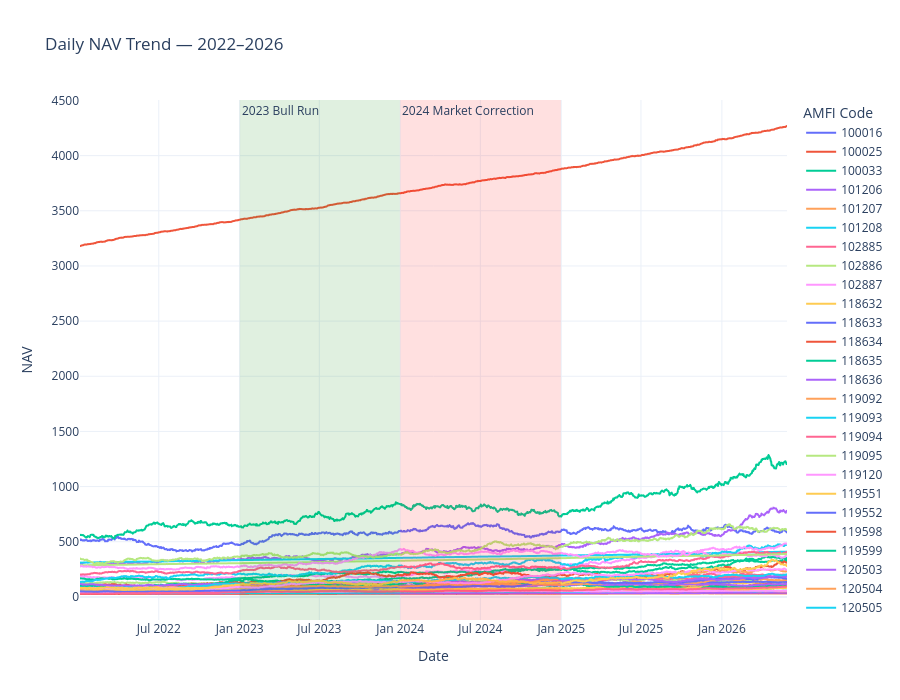

The notebook cell this image was saved under:
### Code cell
# ============================================================
# TASK 1 — HIGHLIGHT 2023 BULL RUN & 2024 CORRECTION
# ============================================================

fig = px.line(
    nav_history,
    x="date",
    y="nav",
    color="amfi_code",
    title="Daily NAV Trend — 2022–2026",
    labels={
        "date": "Date",
        "nav": "NAV",
        "amfi_code": "AMFI Code"
    }
)

# Highlight 2023 Bull Run
fig.add_vrect(
    x0="2023-01-01",
    x1="2023-12-31",
    annotation_text="2023 Bull Run",
    annotation_position="top left",
    fillcolor="green",
    opacity=0.12,
    line_width=0
)

# Highlight 2024 Market Correction
fig.add_vrect(
    x0="2024-01-01",
    x1="2024-12-31",
    annotation_text="2024 Market Correction",
    annotation_position="top left",
    fillcolor="red",
    opacity=0.12,
    line_width=0
)

fig.update_layout(
    template="plotly_white",
    height=700,
    hovermode="x unified",
    legend_title_text="AMFI Code"
)

fig.show()

### Figure 1 — Plotly figure (JSON) as saved in the notebook; plotly's stock layout.template omitted (floating-point values rounded to 4 significant figures; data arrays with more than 128 entries replaced by an {"elided": "..."} marker saying what was removed)
{"data": [{"hovertemplate": "AMFI Code=100016<br>Date=%{x}<br>NAV=%{y}<extra></extra>", "legendgroup": "100016", "line": {"color": "#636efa", "dash": "solid"}, "marker": {"symbol": "circle"}, "mode": "lines", "name": "100016", "showlegend": true, "type": "scattergl", "x": {"elided": "1150 str values"}, "xaxis": "x", "y": {"elided": "1150 float values"}, "yaxis": "y"}, {"hovertemplate": "AMFI Code=100025<br>Date=%{x}<br>NAV=%{y}<extra></extra>", "legendgroup": "100025", "line": {"color": "#EF553B", "dash": "solid"}, "marker": {"symbol": "circle"}, "mode": "lines", "name": "100025", "showlegend": true, "type": "scattergl", "x": {"elided": "1150 str values"}, "xaxis": "x", "y": {"elided": "1150 float values"}, "yaxis": "y"}, {"hovertemplate": "AMFI Code=100033<br>Date=%{x}<br>NAV=%{y}<extra></extra>", "legendgroup": "100033", "line": {"color": "#00cc96", "dash": "solid"}, "marker": {"symbol": "circle"}, "mode": "lines", "name": "100033", "showlegend": true, "type": "scattergl", "x": {"elided": "1150 str values"}, "xaxis": "x", "y": {"elided": "1150 float values"}, "yaxis": "y"}, {"hovertemplate": "AMFI Code=101206<br>Date=%{x}<br>NAV=%{y}<extra></extra>", "legendgroup": "101206", "line": {"color": "#ab63fa", "dash": "solid"}, "marker": {"symbol": "circle"}, "mode": "lines", "name": "101206", "showlegend": true, "type": "scattergl", "x": {"elided": "1150 str values"}, "xaxis": "x", "y": {"elided": "1150 float values"}, "yaxis": "y"}, {"hovertemplate": "AMFI Code=101207<br>Date=%{x}<br>NAV=%{y}<extra></extra>", "legendgroup": "101207", "line": {"color": "#FFA15A", "dash": "solid"}, "marker": {"symbol": "circle"}, "mode": "lines", "name": "101207", "showlegend": true, "type": "scattergl", "x": {"elided": "1150 str values"}, "xaxis": "x", "y": {"elided": "1150 float values"}, "yaxis": "y"}, {"hovertemplate": "AMFI Code=101208<br>Date=%{x}<br>NAV=%{y}<extra></extra>", "legendgroup": "101208", "line": {"color": "#19d3f3", "dash": "solid"}, "marker": {"symbol": "circle"}, "mode": "lines", "name": "101208", "showlegend": true, "type": "scattergl", "x": {"elided": "1150 str values"}, "xaxis": "x", "y": {"elided": "1150 float values"}, "yaxis": "y"}, {"hovertemplate": "AMFI Code=102885<br>Date=%{x}<br>NAV=%{y}<extra></extra>", "legendgroup": "102885", "line": {"color": "#FF6692", "dash": "solid"}, "marker": {"symbol": "circle"}, "mode": "lines", "name": "102885", "showlegend": true, "type": "scattergl", "x": {"elided": "1150 str values"}, "xaxis": "x", "y": {"elided": "1150 float values"}, "yaxis": "y"}, {"hovertemplate": "AMFI Code=102886<br>Date=%{x}<br>NAV=%{y}<extra></extra>", "legendgroup": "102886", "line": {"color": "#B6E880", "dash": "solid"}, "marker": {"symbol": "circle"}, "mode": "lines", "name": "102886", "showlegend": true, "type": "scattergl", "x": {"elided": "1150 str values"}, "xaxis": "x", "y": {"elided": "1150 float values"}, "yaxis": "y"}, {"hovertemplate": "AMFI Code=102887<br>Date=%{x}<br>NAV=%{y}<extra></extra>", "legendgroup": "102887", "line": {"color": "#FF97FF", "dash": "solid"}, "marker": {"symbol": "circle"}, "mode": "lines", "name": "102887", "showlegend": true, "type": "scattergl", "x": {"elided": "1150 str values"}, "xaxis": "x", "y": {"elided": "1150 float values"}, "yaxis": "y"}, {"hovertemplate": "AMFI Code=118632<br>Date=%{x}<br>NAV=%{y}<extra></extra>", "legendgroup": "118632", "line": {"color": "#FECB52", "dash": "solid"}, "marker": {"symbol": "circle"}, "mode": "lines", "name": "118632", "showlegend": true, "type": "scattergl", "x": {"elided": "1150 str values"}, "xaxis": "x", "y": {"elided": "1150 float values"}, "yaxis": "y"}, {"hovertemplate": "AMFI Code=118633<br>Date=%{x}<br>NAV=%{y}<extra></extra>", "legendgroup": "118633", "line": {"color": "#636efa", "dash": "solid"}, "marker": {"symbol": "circle"}, "mode": "lines", "name": "118633", "showlegend": true, "type": "scattergl", "x": {"elided": "1150 str values"}, "xaxis": "x", "y": {"elided": "1150 float values"}, "yaxis": "y"}, {"hovertemplate": "AMFI Code=118634<br>Date=%{x}<br>NAV=%{y}<extra></extra>", "legendgroup": "118634", "line": {"color": "#EF553B", "dash": "solid"}, "marker": {"symbol": "circle"}, "mode": "lines", "name": "118634", "showlegend": true, "type": "scattergl", "x": {"elided": "1150 str values"}, "xaxis": "x", "y": {"elided": "1150 float values"}, "yaxis": "y"}, {"hovertemplate": "AMFI Code=118635<br>Date=%{x}<br>NAV=%{y}<extra></extra>", "legendgroup": "118635", "line": {"color": "#00cc96", "dash": "solid"}, "marker": {"symbol": "circle"}, "mode": "lines", "name": "118635", "showlegend": true, "type": "scattergl", "x": {"elided": "1150 str values"}, "xaxis": "x", "y": {"elided": "1150 float values"}, "yaxis": "y"}, {"hovertemplate": "AMFI Code=118636<br>Date=%{x}<br>NAV=%{y}<extra></extra>", "legendgroup": "118636", "line": {"color": "#ab63fa", "dash": "solid"}, "marker": {"symbol": "circle"}, "mode": "lines", "name": "118636", "showlegend": true, "type": "scattergl", "x": {"elided": "1150 str values"}, "xaxis": "x", "y": {"elided": "1150 float values"}, "yaxis": "y"}, {"hovertemplate": "AMFI Code=119092<br>Date=%{x}<br>NAV=%{y}<extra></extra>", "legendgroup": "119092", "line": {"color": "#FFA15A", "dash": "solid"}, "marker": {"symbol": "circle"}, "mode": "lines", "name": "119092", "showlegend": true, "type": "scattergl", "x": {"elided": "1150 str values"}, "xaxis": "x", "y": {"elided": "1150 float values"}, "yaxis": "y"}, {"hovertemplate": "AMFI Code=119093<br>Date=%{x}<br>NAV=%{y}<extra></extra>", "legendgroup": "119093", "line": {"color": "#19d3f3", "dash": "solid"}, "marker": {"symbol": "circle"}, "mode": "lines", "name": "119093", "showlegend": true, "type": "scattergl", "x": {"elided": "1150 str values"}, "xaxis": "x", "y": {"elided": "1150 float values"}, "yaxis": "y"}, {"hovertemplate": "AMFI Code=119094<br>Date=%{x}<br>NAV=%{y}<extra></extra>", "legendgroup": "119094", "line": {"color": "#FF6692", "dash": "solid"}, "marker": {"symbol": "circle"}, "mode": "lines", "name": "119094", "showlegend": true, "type": "scattergl", "x": {"elided": "1150 str values"}, "xaxis": "x", "y": {"elided": "1150 float values"}, "yaxis": "y"}, {"hovertemplate": "AMFI Code=119095<br>Date=%{x}<br>NAV=%{y}<extra></extra>", "legendgroup": "119095", "line": {"color": "#B6E880", "dash": "solid"}, "marker": {"symbol": "circle"}, "mode": "lines", "name": "119095", "showlegend": true, "type": "scattergl", "x": {"elided": "1150 str values"}, "xaxis": "x", "y": {"elided": "1150 float values"}, "yaxis": "y"}, {"hovertemplate": "AMFI Code=119120<br>Date=%{x}<br>NAV=%{y}<extra></extra>", "legendgroup": "119120", "line": {"color": "#FF97FF", "dash": "solid"}, "marker": {"symbol": "circle"}, "mode": "lines", "name": "119120", "showlegend": true, "type": "scattergl", "x": {"elided": "1150 str values"}, "xaxis": "x", "y": {"elided": "1150 float values"}, "yaxis": "y"}, {"hovertemplate": "AMFI Code=119551<br>Date=%{x}<br>NAV=%{y}<extra></extra>", "legendgroup": "119551", "line": {"color": "#FECB52", "dash": "solid"}, "marker": {"symbol": "circle"}, "mode": "lines", "name": "119551", "showlegend": true, "type": "scattergl", "x": {"elided": "1150 str values"}, "xaxis": "x", "y": {"elided": "1150 float values"}, "yaxis": "y"}, {"hovertemplate": "AMFI Code=119552<br>Date=%{x}<br>NAV=%{y}<extra></extra>", "legendgroup": "119552", "line": {"color": "#636efa", "dash": "solid"}, "marker": {"symbol": "circle"}, "mode": "lines", "name": "119552", "showlegend": true, "type": "scattergl", "x": {"elided": "1150 str values"}, "xaxis": "x", "y": {"elided": "1150 float values"}, "yaxis": "y"}, {"hovertemplate": "AMFI Code=119598<br>Date=%{x}<br>NAV=%{y}<extra></extra>", "legendgroup": "119598", "line": {"color": "#EF553B", "dash": "solid"}, "marker": {"symbol": "circle"}, "mode": "lines", "name": "119598", "showlegend": true, "type": "scattergl", "x": {"elided": "1150 str values"}, "xaxis": "x", "y": {"elided": "1150 float values"}, "yaxis": "y"}, {"hovertemplate": "AMFI Code=119599<br>Date=%{x}<br>NAV=%{y}<extra></extra>", "legendgroup": "119599", "line": {"color": "#00cc96", "dash": "solid"}, "marker": {"symbol": "circle"}, "mode": "lines", "name": "119599", "showlegend": true, "type": "scattergl", "x": {"elided": "1150 str values"}, "xaxis": "x", "y": {"elided": "1150 float values"}, "yaxis": "y"}, {"hovertemplate": "AMFI Code=120503<br>Date=%{x}<br>NAV=%{y}<extra></extra>", "legendgroup": "120503", "line": {"color": "#ab63fa", "dash": "solid"}, "marker": {"symbol": "circle"}, "mode": "lines", "name": "120503", "showlegend": true, "type": "scattergl", "x": {"elided": "1150 str values"}, "xaxis": "x", "y": {"elided": "1150 float values"}, "yaxis": "y"}, {"hovertemplate": "AMFI Code=120504<br>Date=%{x}<br>NAV=%{y}<extra></extra>", "legendgroup": "120504", "line": {"color": "#FFA15A", "dash": "solid"}, "marker": {"symbol": "circle"}, "mode": "lines", "name": "120504", "showlegend": true, "type": "scattergl", "x": {"elided": "1150 str values"}, "xaxis": "x", "y": {"elided": "1150 float values"}, "yaxis": "y"}, {"hovertemplate": "AMFI Code=120505<br>Date=%{x}<br>NAV=%{y}<extra></extra>", "legendgroup": "120505", "line": {"color": "#19d3f3", "dash": "solid"}, "marker": {"symbol": "circle"}, "mode": "lines", "name": "120505", "showlegend": true, "type": "scattergl", "x": {"elided": "1150 str values"}, "xaxis": "x", "y": {"elided": "1150 float values"}, "yaxis": "y"}, {"hovertemplate": "AMFI Code=120506<br>Date=%{x}<br>NAV=%{y}<extra></extra>", "legendgroup": "120506", "line": {"color": "#FF6692", "dash": "solid"}, "marker": {"symbol": "circle"}, "mode": "lines", "name": "120506", "showlegend": true, "type": "scattergl", "x": {"elided": "1150 str values"}, "xaxis": "x", "y": {"elided": "1150 float values"}, "yaxis": "y"}, {"hovertemplate": "AMFI Code=120507<br>Date=%{x}<br>NAV=%{y}<extra></extra>", "legendgroup": "120507", "line": {"color": "#B6E880", "dash": "solid"}, "marker": {"symbol": "circle"}, "mode": "lines", "name": "120507", "showlegend": true, "type": "scattergl", "x": {"elided": "1150 str values"}, "xaxis": "x", "y": {"elided": "1150 float values"}, "yaxis": "y"}, {"hovertemplate": "AMFI Code=120841<br>Date=%{x}<br>NAV=%{y}<extra></extra>", "legendgroup": "120841", "line": {"color": "#FF97FF", "dash": "solid"}, "marker": {"symbol": "circle"}, "mode": "lines", "name": "120841", "showlegend": true, "type": "scattergl", "x": {"elided": "1150 str values"}, "xaxis": "x", "y": {"elided": "1150 float values"}, "yaxis": "y"}, {"hovertemplate": "AMFI Code=120842<br>Date=%{x}<br>NAV=%{y}<extra></extra>", "legendgroup": "120842", "line": {"color": "#FECB52", "dash": "solid"}, "marker": {"symbol": "circle"}, "mode": "lines", "name": "120842", "showlegend": true, "type": "scattergl", "x": {"elided": "1150 str values"}, "xaxis": "x", "y": {"elided": "1150 float values"}, "yaxis": "y"}, {"hovertemplate": "AMFI Code=120843<br>Date=%{x}<br>NAV=%{y}<extra></extra>", "legendgroup": "120843", "line": {"color": "#636efa", "dash": "solid"}, "marker": {"symbol": "circle"}, "mode": "lines", "name": "120843", "showlegend": true, "type": "scattergl", "x": {"elided": "1150 str values"}, "xaxis": "x", "y": {"elided": "1150 float values"}, "yaxis": "y"}, {"hovertemplate": "AMFI Code=120844<br>Date=%{x}<br>NAV=%{y}<extra></extra>", "legendgroup": "120844", "line": {"color": "#EF553B", "dash": "solid"}, "marker": {"symbol": "circle"}, "mode": "lines", "name": "120844", "showlegend": true, "type": "scattergl", "x": {"elided": "1150 str values"}, "xaxis": "x", "y": {"elided": "1150 float values"}, "yaxis": "y"}, {"hovertemplate": "AMFI Code=125497<br>Date=%{x}<br>NAV=%{y}<extra></extra>", "legendgroup": "125497", "line": {"color": "#00cc96", "dash": "solid"}, "marker": {"symbol": "circle"}, "mode": "lines", "name": "125497", "showlegend": true, "type": "scattergl", "x": {"elided": "1150 str values"}, "xaxis": "x", "y": {"elided": "1150 float values"}, "yaxis": "y"}, {"hovertemplate": "AMFI Code=125498<br>Date=%{x}<br>NAV=%{y}<extra></extra>", "legendgroup": "125498", "line": {"color": "#ab63fa", "dash": "solid"}, "marker": {"symbol": "circle"}, "mode": "lines", "name": "125498", "showlegend": true, "type": "scattergl", "x": {"elided": "1150 str values"}, "xaxis": "x", "y": {"elided": "1150 float values"}, "yaxis": "y"}, {"hovertemplate": "AMFI Code=148567<br>Date=%{x}<br>NAV=%{y}<extra></extra>", "legendgroup": "148567", "line": {"color": "#FFA15A", "dash": "solid"}, "marker": {"symbol": "circle"}, "mode": "lines", "name": "148567", "showlegend": true, "type": "scattergl", "x": {"elided": "1150 str values"}, "xaxis": "x", "y": {"elided": "1150 float values"}, "yaxis": "y"}, {"hovertemplate": "AMFI Code=148568<br>Date=%{x}<br>NAV=%{y}<extra></extra>", "legendgroup": "148568", "line": {"color": "#19d3f3", "dash": "solid"}, "marker": {"symbol": "circle"}, "mode": "lines", "name": "148568", "showlegend": true, "type": "scattergl", "x": {"elided": "1150 str values"}, "xaxis": "x", "y": {"elided": "1150 float values"}, "yaxis": "y"}, {"hovertemplate": "AMFI Code=148569<br>Date=%{x}<br>NAV=%{y}<extra></extra>", "legendgroup": "148569", "line": {"color": "#FF6692", "dash": "solid"}, "marker": {"symbol": "circle"}, "mode": "lines", "name": "148569", "showlegend": true, "type": "scattergl", "x": {"elided": "1150 str values"}, "xaxis": "x", "y": {"elided": "1150 float values"}, "yaxis": "y"}, {"hovertemplate": "AMFI Code=149322<br>Date=%{x}<br>NAV=%{y}<extra></extra>", "legendgroup": "149322", "line": {"color": "#B6E880", "dash": "solid"}, "marker": {"symbol": "circle"}, "mode": "lines", "name": "149322", "showlegend": true, "type": "scattergl", "x": {"elided": "1150 str values"}, "xaxis": "x", "y": {"elided": "1150 float values"}, "yaxis": "y"}, {"hovertemplate": "AMFI Code=149323<br>Date=%{x}<br>NAV=%{y}<extra></extra>", "legendgroup": "149323", "line": {"color": "#FF97FF", "dash": "solid"}, "marker": {"symbol": "circle"}, "mode": "lines", "name": "149323", "showlegend": true, "type": "scattergl", "x": {"elided": "1150 str values"}, "xaxis": "x", "y": {"elided": "1150 float values"}, "yaxis": "y"}, {"hovertemplate": "AMFI Code=149324<br>Date=%{x}<br>NAV=%{y}<extra></extra>", "legendgroup": "149324", "line": {"color": "#FECB52", "dash": "solid"}, "marker": {"symbol": "circle"}, "mode": "lines", "name": "149324", "showlegend": true, "type": "scattergl", "x": {"elided": "1150 str values"}, "xaxis": "x", "y": {"elided": "1150 float values"}, "yaxis": "y"}], "layout": {"annotations": [{"showarrow": false, "text": "2023 Bull Run", "x": "2023-01-01", "xanchor": "left", "xref": "x", "y": 1, "yanchor": "top", "yref": "y domain"}, {"showarrow": false, "text": "2024 Market Correction", "x": "2024-01-01", "xanchor": "left", "xref": "x", "y": 1, "yanchor": "top", "yref": "y domain"}], "height": 700, "hovermode": "x unified", "legend": {"title": {"text": "AMFI Code"}, "tracegroupgap": 0}, "shapes": [{"fillcolor": "green", "line": {"width": 0}, "opacity": 0.12, "type": "rect", "x0": "2023-01-01", "x1": "2023-12-31", "xref": "x", "y0": 0, "y1": 1, "yref": "y domain"}, {"fillcolor": "red", "line": {"width": 0}, "opacity": 0.12, "type": "rect", "x0": "2024-01-01", "x1": "2024-12-31", "xref": "x", "y0": 0, "y1": 1, "yref": "y domain"}], "title": {"text": "Daily NAV Trend — 2022–2026"}, "xaxis": {"anchor": "y", "domain": [0, 1], "title": {"text": "Date"}}, "yaxis": {"anchor": "x", "domain": [0, 1], "title": {"text": "NAV"}}}}
